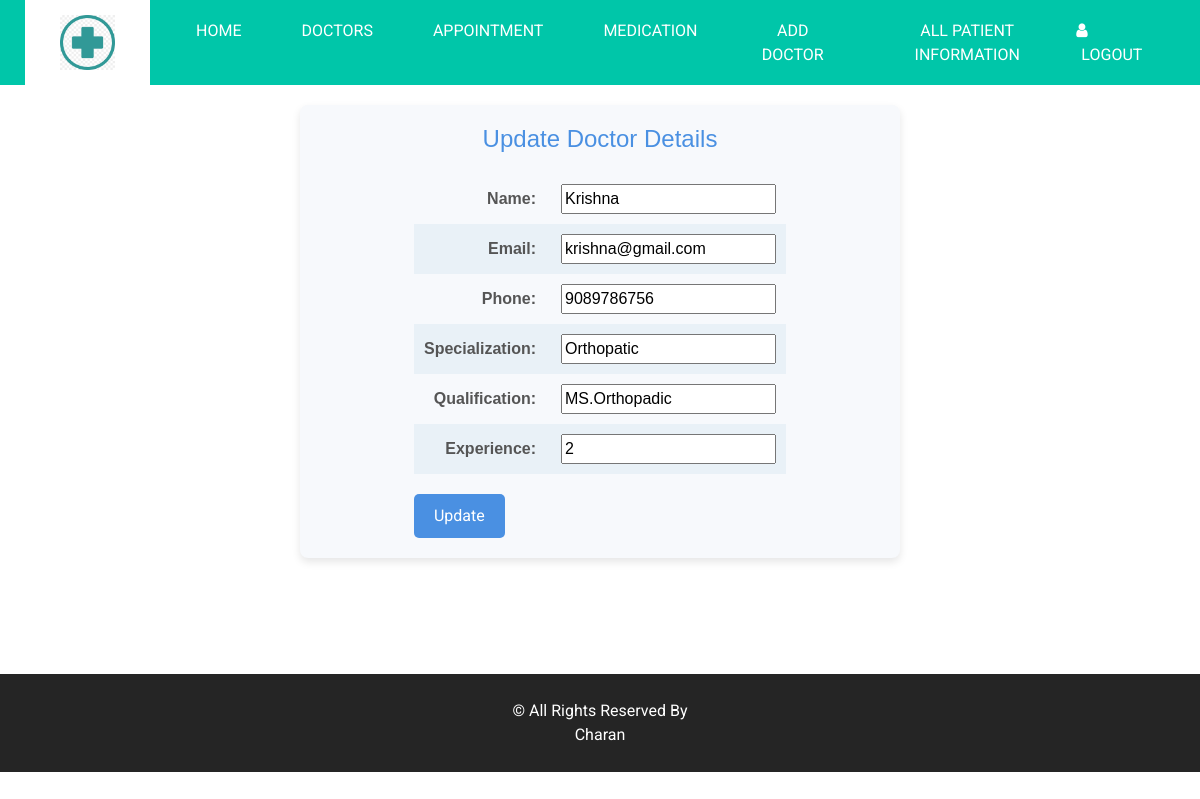
The app's page /Update_Doctor_Details/1/ with its own data.
### Doctor/models.py (models this page shows, shortened)
class AddDoctor(models.Model):
    name = models.CharField(max_length=100)
    specialization = models.CharField(max_length=100)
    email = models.EmailField()
    phone = models.CharField(max_length=10)
    experience = models.IntegerField()
    qualification = models.CharField(max_length=100)
    password = models.CharField(max_length=100)

### Admin/views.py (the view, shortened to what this page needs)
# urls.py: path('Update_Doctor_Details/<int:id>/',views.Update_Doctor_Details , name="Update_Doctor_Details"),
def Update_Doctor_Details(request , id):
    form = AddDoctor.objects.get(id = id)
    form = Doctor_Update_form(instance = form)
    return render(request,'Admin/Update_Doctor_Details.html' , {'form':form})

### Doctor/forms.py
class Doctor_Update_form(forms.ModelForm):
    class Meta:
        model = AddDoctor
        fields = ['name','email','phone','specialization','qualification','experience']

### Template/Admin/Update_Doctor_Details.html (shortened to what this page needs)
{% extends 'Admin/AdminHome.html' %}
{% block contents %}
<div class="form-container">
    <h1 class="form-title">Update Doctor Details</h1>
    <form  method="post" enctype="multipart/form-data">
        <table class="form-table">
            <tr>
                <td>Name:</td>
                <td>{{ form.name }}</td>
            </tr>
            <tr>
                <td>Email:</td>
                <td>{{ form.email }}</td>
            </tr>
            <tr>
                <td>Phone:</td>
                <td>{{ form.phone }}</td>
            </tr>
            <tr>
                <td>Specialization:</td>
                <td>{{ form.specialization }}</td>
            </tr>
            <tr>
                <td>Qualification:</td>
                <td>{{ form.qualification }}</td>
            </tr>
            <tr>
                <td>Experience:</td>
                <td>{{ form.experience }}</td>
            </tr>
        </table>
        <input type="submit" class="submit-btn" value="Update">
    </form>
</div>
{% endblock %}

### Static/Css/style.css (style rules this page uses)
body { font-family: 'Roboto', sans-serif; color: #0c0c0c; background-color: #ffffff; overflow-x: hidden; }

### Template/Admin/Update_Doctor_Details.html (style rules this page uses)
.form-container { display: flex; flex-direction: column; align-items: center; padding: 20px; background-color: #f7f9fc; border-radius: 8px; box-shadow: 0 4px 8px rgba(0, 0, 0, 0.1); max-width: 600px; margin: 20px auto; }
.form-title { font-family: 'Arial', sans-serif; font-size: 24px; color: #4a90e2; margin-bottom: 20px; }
.form-table { width: 100%; border-collapse: collapse; margin-bottom: 20px; }
.form-table td { padding: 10px; font-family: 'Arial', sans-serif; font-size: 16px; color: #333; }
.form-table tr:nth-child(even) { background-color: #e9f1f7; }
.form-table tr td:first-child { font-weight: bold; text-align: right; padding-right: 15px; color: #555; }
.submit-btn { padding: 10px 20px; background-color: #4a90e2; border: none; border-radius: 5px; color: white; cursor: pointer; font-size: 16px; transition: background-color 0.3s; }

### records on screen
AddDoctor: name "Krishna", email "krishna@gmail.com", phone "9089786756", specialization "Orthopatic", qualification "MS.Orthopadic", experience "2"
